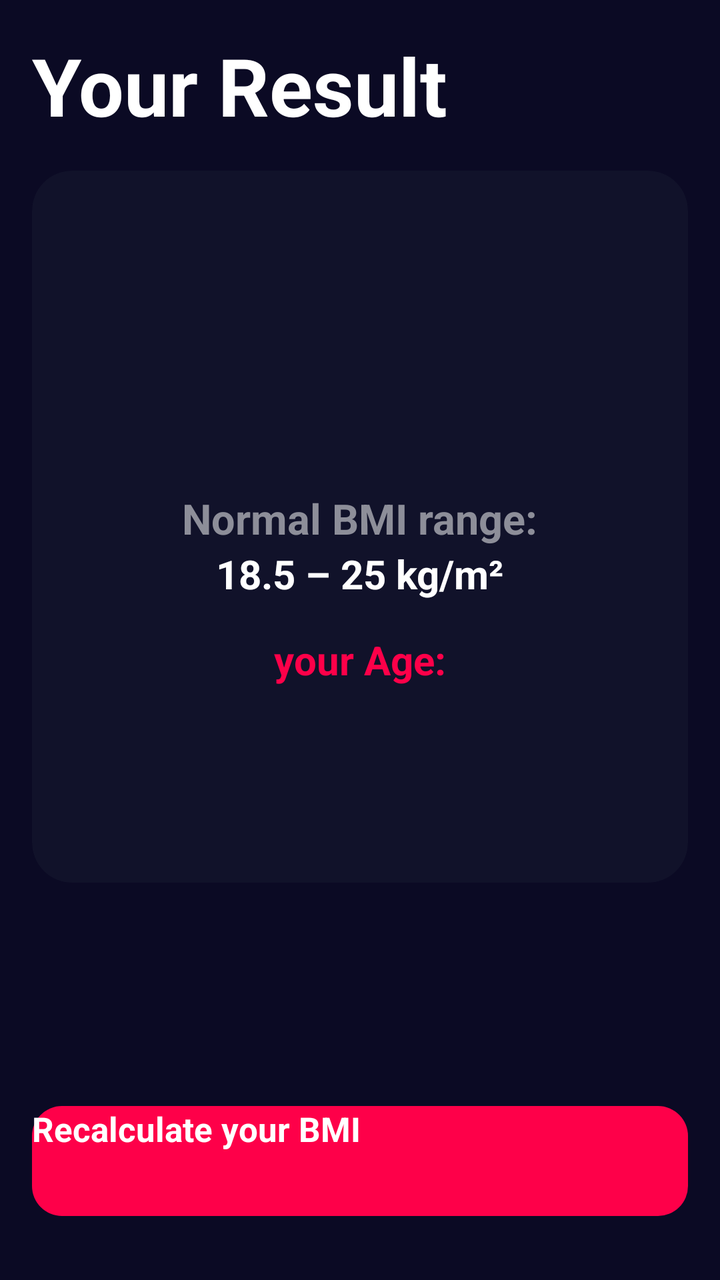
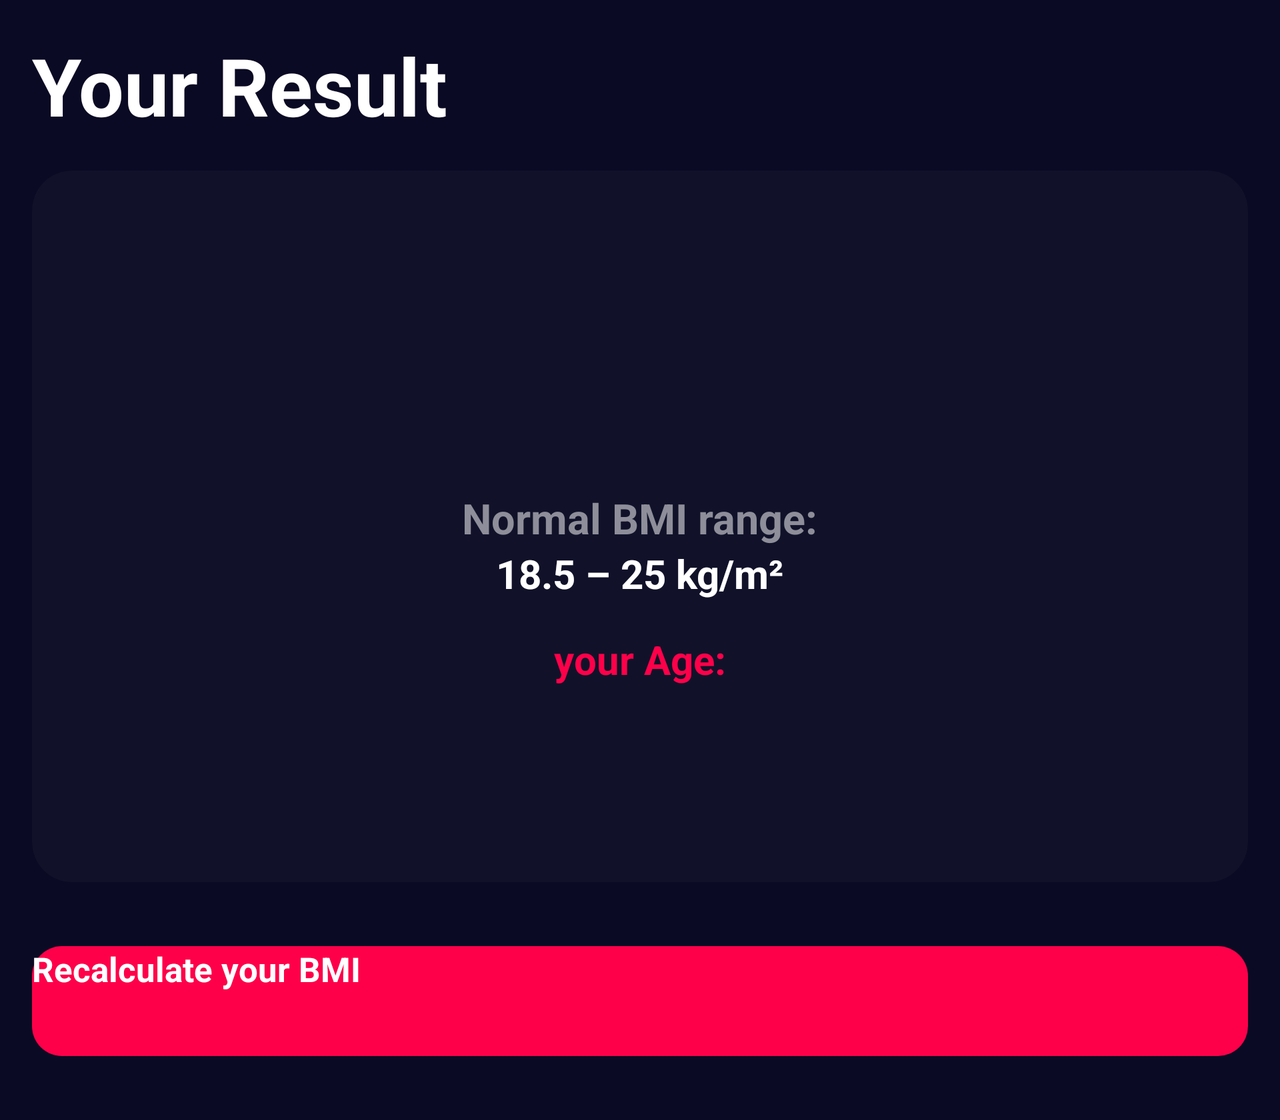

First picture: res/layout/ on a phone held upright. Second picture: the repository's own variant of that layout, on a device whose configuration matches the variant's folder. Source for both follows.
<!-- AndroidManifest.xml: application theme Theme.AppSplash -->
<!-- res/layout/activity_result.xml -->
<?xml version="1.0" encoding="utf-8"?>
<androidx.constraintlayout.widget.ConstraintLayout xmlns:android="http://schemas.android.com/apk/res/android"
    xmlns:app="http://schemas.android.com/apk/res-auto"
    xmlns:tools="http://schemas.android.com/tools"
    android:layout_width="match_parent"
    android:layout_height="match_parent"
    android:background="@color/background"
    tools:context=".ResultActivity">

    <TextView
        android:id="@+id/textView"
        android:layout_width="wrap_content"
        android:layout_height="wrap_content"
        android:text="@string/your_result"
        android:textColor="@android:color/white"
        android:textSize="40sp"
        android:layout_margin="16dp"
        android:textStyle="bold"
        android:layout_marginLeft="16dp"
        android:layout_marginRight="16dp"
        app:layout_constraintBottom_toTopOf="@+id/result_card"
        app:layout_constraintStart_toStartOf="parent"
        app:layout_constraintTop_toTopOf="parent" />

    <androidx.cardview.widget.CardView
        android:id="@+id/result_card"
        android:layout_width="match_parent"
        android:layout_height="wrap_content"
        android:layout_marginLeft="16dp"
        android:layout_marginTop="16dp"
        android:layout_marginRight="16dp"
        app:cardBackgroundColor="@color/card_background"
        app:cardCornerRadius="20sp"
        app:layout_constraintEnd_toEndOf="parent"
        app:layout_constraintHorizontal_bias="0.5"
        app:layout_constraintStart_toStartOf="parent"
        app:layout_constraintTop_toBottomOf="@+id/textView">

        <LinearLayout
            android:layout_width="match_parent"
            android:layout_height="wrap_content"
            android:gravity="center"
            android:orientation="vertical"
            android:padding="20dp">

            <TextView
                android:id="@+id/condition"
                android:layout_width="wrap_content"
                android:layout_height="wrap_content"
                android:layout_marginTop="20sp"
                android:textColor="#5ADC65"
                android:textSize="20sp"
                android:textStyle="bold" />

            <TextView
                android:id="@+id/your_bmi"
                android:layout_width="wrap_content"
                android:layout_height="wrap_content"
                android:layout_marginTop="10dp"
                android:textColor="@android:color/white"
                android:textSize="50sp"
                android:textStyle="bold" />

            <TextView
                android:layout_width="wrap_content"
                android:layout_height="wrap_content"
                android:layout_marginTop="16dp"
                android:text="@string/normal_bmi_range"
                android:textColor="#8D8E99"
                android:textSize="21sp"
                android:textStyle="bold" />

            <TextView
                android:layout_width="wrap_content"
                android:layout_height="wrap_content"
                android:text="@string/_18_5_25_kg_m2"
                android:textColor="@android:color/white"
                android:textSize="20sp"
                android:textStyle="bold" />

            <TextView
                android:layout_width="wrap_content"
                android:layout_height="wrap_content"
                android:layout_marginTop="16dp"
                android:text="@string/your_age"
                android:textColor="@color/colorAccent"
                android:textSize="20sp"
                android:textStyle="bold" />

            <TextView
                android:id="@+id/age"
                android:layout_width="wrap_content"
                android:layout_height="wrap_content"
                android:textColor="@android:color/white"
                android:textSize="20sp" />

            <TextView
                android:id="@+id/category"
                android:layout_width="wrap_content"
                android:layout_height="wrap_content"
                android:layout_marginTop="16dp"
                android:layout_marginBottom="8dp"
                android:gravity="center_horizontal"
                android:textColor="@android:color/white"
                android:textSize="20sp" />

        </LinearLayout>

    </androidx.cardview.widget.CardView>

    <Button
        android:id="@+id/recalculate"
        android:layout_width="match_parent"
        android:layout_height="55dp"
        android:layout_marginLeft="16dp"
        android:layout_marginRight="16dp"
        android:layout_marginBottom="32dp"
        android:background="@drawable/calculate_btn"
        android:text="@string/recalculate"
        android:textColor="@android:color/white"
        android:textSize="17sp"
        android:textStyle="bold"
        app:layout_constraintBottom_toBottomOf="parent"
        app:layout_constraintEnd_toEndOf="parent"
        app:layout_constraintHorizontal_bias="0.5"
        app:layout_constraintStart_toStartOf="parent" />

</androidx.constraintlayout.widget.ConstraintLayout>
<!-- resources referenced by this layout -->
<resources>
  <color name="background">#0B0A24</color>
  <color name="card_background">#11122A</color>
  <color name="colorAccent">#FE0049</color>
  <!-- drawable calculate_btn (drawable) -->
  <?xml version="1.0" encoding="utf-8"?>
  <shape android:shape="rectangle" xmlns:android="http://schemas.android.com/apk/res/android">
  
      <solid android:color="@color/colorAccent"/>
      <corners android:radius="15dp"/>
  
  </shape>
  <string name="_18_5_25_kg_m2">18.5 – 25 kg/m²</string>
  <string name="normal_bmi_range">Normal BMI range:</string>
  <string name="recalculate">Recalculate your BMI</string>
  <string name="your_age">your Age:</string>
  <string name="your_result">Your Result</string>
  <!-- from res/values-v23/ -->
  <style name="Theme.AppSplash" parent="Theme.SplashScreen">
          <item name="windowSplashScreenBackground">@color/background</item>
          <item name="windowSplashScreenAnimatedIcon">@mipmap/ic_launcher_round</item>
          <item name="windowSplashScreenAnimationDuration">1000</item>
          <item name="postSplashScreenTheme">@style/Theme.BMICalculator</item>
  
          
          <item name="android:statusBarColor" tools:targetApi="l">@color/background</item>
          <item name="android:navigationBarColor">@color/background</item>
          <item name="android:windowLightStatusBar">false</item>
      </style>
  <style name="Theme.BMICalculator" parent="Theme.MaterialComponents.DayNight.NoActionBar">
          
          <item name="colorPrimary">@color/colorPrimary</item>
          <item name="colorPrimaryVariant">@color/colorPrimaryDark</item>
          <item name="colorOnPrimary">@color/white</item>
          
          <item name="colorSecondary">@color/teal_200</item>
          <item name="colorSecondaryVariant">@color/teal_700</item>
          <item name="colorOnSecondary">@color/black</item>
          
          <item name="android:statusBarColor" tools:targetApi="l">?attr/colorPrimaryVariant</item>
          
  
          <item name="android:windowBackground">@color/background</item>
          <item name="android:navigationBarColor">@color/background</item>
  
      </style>
  <color name="colorPrimary">#6200EE</color>
  <color name="colorPrimaryDark">#0B0A24</color>
  <color name="white">#FFFFFFFF</color>
  <color name="teal_200">#FF03DAC5</color>
  <color name="teal_700">#FF018786</color>
  <color name="black">#FF000000</color>
</resources>
<!-- res/layout-land/activity_result.xml (the repository's variant of the layout above) -->
<!-- drawn on the phone turned sideways -->
<?xml version="1.0" encoding="utf-8"?>
<ScrollView xmlns:android="http://schemas.android.com/apk/res/android"
    xmlns:app="http://schemas.android.com/apk/res-auto"
    xmlns:tools="http://schemas.android.com/tools"
    android:layout_width="match_parent"
    android:layout_height="match_parent"
    android:background="@color/background"
    tools:context=".ResultActivity">

    <androidx.constraintlayout.widget.ConstraintLayout
        android:layout_width="match_parent"
        android:layout_height="wrap_content">

        <TextView
            android:id="@+id/textView"
            android:layout_width="wrap_content"
            android:layout_height="wrap_content"
            android:text="@string/your_result"
            android:textColor="@android:color/white"
            android:textSize="40sp"
            android:layout_margin="16dp"
            android:textStyle="bold"
            android:layout_marginLeft="16dp"
            android:layout_marginRight="16dp"
            app:layout_constraintBottom_toTopOf="@+id/result_card"
            app:layout_constraintStart_toStartOf="parent"
            app:layout_constraintTop_toTopOf="parent" />

        <androidx.cardview.widget.CardView
            android:id="@+id/result_card"
            android:layout_width="match_parent"
            android:layout_height="wrap_content"
            android:layout_marginLeft="16dp"
            android:layout_marginTop="16dp"
            android:layout_marginRight="16dp"
            app:cardBackgroundColor="@color/card_background"
            app:cardCornerRadius="20sp"
            app:layout_constraintEnd_toEndOf="parent"
            app:layout_constraintHorizontal_bias="0.5"
            app:layout_constraintStart_toStartOf="parent"
            app:layout_constraintTop_toBottomOf="@+id/textView">

            <LinearLayout
                android:layout_width="match_parent"
                android:layout_height="wrap_content"
                android:gravity="center"
                android:orientation="vertical"
                android:padding="20dp">

                <TextView
                    android:id="@+id/condition"
                    android:layout_width="wrap_content"
                    android:layout_height="wrap_content"
                    android:layout_marginTop="20sp"
                    android:textColor="#5ADC65"
                    android:textSize="20sp"
                    android:textStyle="bold" />

                <TextView
                    android:id="@+id/your_bmi"
                    android:layout_width="wrap_content"
                    android:layout_height="wrap_content"
                    android:layout_marginTop="10dp"
                    android:textColor="@android:color/white"
                    android:textSize="50sp"
                    android:textStyle="bold" />

                <TextView
                    android:layout_width="wrap_content"
                    android:layout_height="wrap_content"
                    android:layout_marginTop="16dp"
                    android:text="@string/normal_bmi_range"
                    android:textColor="#8D8E99"
                    android:textSize="21sp"
                    android:textStyle="bold" />

                <TextView
                    android:layout_width="wrap_content"
                    android:layout_height="wrap_content"
                    android:text="@string/_18_5_25_kg_m2"
                    android:textColor="@android:color/white"
                    android:textSize="20sp"
                    android:textStyle="bold" />

                <TextView
                    android:layout_width="wrap_content"
                    android:layout_height="wrap_content"
                    android:layout_marginTop="16dp"
                    android:text="@string/your_age"
                    android:textColor="@color/colorAccent"
                    android:textSize="20sp"
                    android:textStyle="bold" />

                <TextView
                    android:id="@+id/age"
                    android:layout_width="wrap_content"
                    android:layout_height="wrap_content"
                    android:textColor="@android:color/white"
                    android:textSize="20sp" />

                <TextView
                    android:id="@+id/category"
                    android:layout_width="wrap_content"
                    android:layout_height="wrap_content"
                    android:layout_marginTop="16dp"
                    android:layout_marginBottom="8dp"
                    android:gravity="center_horizontal"
                    android:textColor="@android:color/white"
                    android:textSize="20sp" />

            </LinearLayout>

        </androidx.cardview.widget.CardView>

        <Button
            android:id="@+id/recalculate"
            android:layout_width="match_parent"
            android:layout_height="55dp"
            android:layout_marginTop="32dp"
            android:layout_marginLeft="16dp"
            android:layout_marginRight="16dp"
            android:layout_marginBottom="32dp"
            android:background="@drawable/calculate_btn"
            android:text="@string/recalculate"
            android:textColor="@android:color/white"
            android:textSize="17sp"
            android:textStyle="bold"
            app:layout_constraintTop_toBottomOf="@+id/result_card"
            app:layout_constraintBottom_toBottomOf="parent"
            app:layout_constraintEnd_toEndOf="parent"
            app:layout_constraintHorizontal_bias="0.5"
            app:layout_constraintStart_toStartOf="parent" />

    </androidx.constraintlayout.widget.ConstraintLayout>

</ScrollView>
